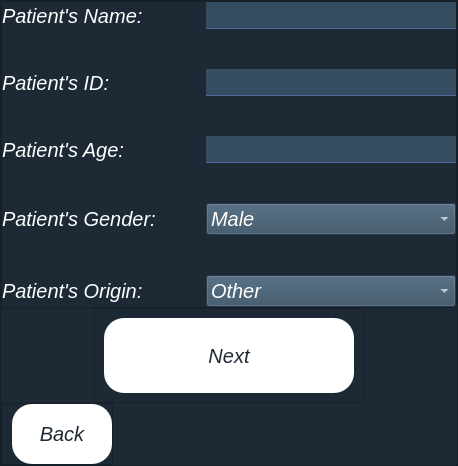
      <widget class="QWidget" name="NewPatient">
       <property name="styleSheet">
        <string notr="true">*{
	background-color: rgb(29, 42, 53);
	font-size: 20px;
	font-family:&quot;Georgia&quot;,Serif;
	font-style: italic;
	color: rgb(255, 255, 255);
}
QPushButton{
	color: rgb(29, 42, 53);
	border-radius: 20px;
	background-color: rgb(255, 255, 255);

}
QPushButton:hover{
	color: rgb(138, 0, 0);
	background-color: rgb(236, 236, 236);
}
</string>
       </property>
       <layout class="QVBoxLayout" name="verticalLayout_6">
        <property name="spacing">
         <number>0</number>
        </property>
        <property name="leftMargin">
         <number>0</number>
        </property>
        <property name="topMargin">
         <number>0</number>
        </property>
        <property name="rightMargin">
         <number>0</number>
        </property>
        <property name="bottomMargin">
         <number>0</number>
        </property>
        <item>
         <widget class="QFrame" name="frame_4">
          <property name="frameShape">
           <enum>QFrame::StyledPanel</enum>
          </property>
          <property name="frameShadow">
           <enum>QFrame::Raised</enum>
          </property>
          <layout class="QVBoxLayout" name="verticalLayout_7">
           <property name="spacing">
            <number>0</number>
           </property>
           <property name="leftMargin">
            <number>0</number>
           </property>
           <property name="topMargin">
            <number>0</number>
           </property>
           <property name="rightMargin">
            <number>0</number>
           </property>
           <property name="bottomMargin">
            <number>0</number>
           </property>
           <item alignment="Qt::AlignHCenter|Qt::AlignVCenter">
            <widget class="QFrame" name="frame_5">
             <property name="styleSheet">
              <string notr="true">QLabel{
	background-color: rgb(29, 42, 53);
}
QLineEdit{
	background-color: rgb(53, 77, 97);
	border:none;
	border-bottom:1px solid rgb(90, 100, 160);
}

QComboBox{
	background-color: rgb(53, 77, 97);
}</string>
             </property>
             <property name="frameShape">
              <enum>QFrame::StyledPanel</enum>
             </property>
             <property name="frameShadow">
              <enum>QFrame::Raised</enum>
             </property>
             <layout class="QFormLayout" name="formLayout">
              <property name="horizontalSpacing">
               <number>50</number>
              </property>
              <property name="verticalSpacing">
               <number>40</number>
              </property>
              <property name="leftMargin">
               <number>0</number>
              </property>
              <property name="topMargin">
               <number>0</number>
              </property>
              <property name="rightMargin">
               <number>0</number>
              </property>
              <property name="bottomMargin">
               <number>0</number>
              </property>
              <item row="0" column="0">
               <widget class="QLabel" name="label_patient_name">
                <property name="text">
                 <string>Patient's Name:</string>
                </property>
               </widget>
              </item>
              <item row="0" column="1">
               <widget class="QLineEdit" name="lineEdit_pname">
                <property name="maximumSize">
                 <size>
                  <width>250</width>
                  <height>16777215</height>
                 </size>
                </property>
               </widget>
              </item>
              <item row="1" column="0">
               <widget class="QLabel" name="label_patient_id">
                <property name="text">
                 <string>Patient's ID:</string>
                </property>
               </widget>
              </item>
              <item row="1" column="1">
               <widget class="QLineEdit" name="lineEdit_pid">
                <property name="maximumSize">
                 <size>
                  <width>250</width>
                  <height>16777215</height>
                 </size>
                </property>
                <property name="maxLength">
                 <number>9</number>
                </property>
               </widget>
              </item>
              <item row="2" column="0">
               <widget class="QLabel" name="label_patient_age">
                <property name="text">
                 <string>Patient's Age:</string>
                </property>
               </widget>
              </item>
              <item row="2" column="1">
               <widget class="QLineEdit" name="lineEdit_page">
                <property name="maximumSize">
                 <size>
                  <width>250</width>
                  <height>16777215</height>
                 </size>
                </property>
               </widget>
              </item>
              <item row="3" column="0">
               <widget class="QLabel" name="label_patient_gender">
                <property name="text">
                 <string>Patient's Gender:</string>
                </property>
               </widget>
              </item>
              <item row="3" column="1">
               <widget class="QComboBox" name="comboBox_gender">
                <property name="maximumSize">
                 <size>
                  <width>250</width>
                  <height>16777215</height>
                 </size>
                </property>
                <item>
                 <property name="text">
                  <string>Male</string>
                 </property>
                </item>
                <item>
                 <property name="text">
                  <string>Female</string>
                 </property>
                </item>
               </widget>
              </item>
              <item row="4" column="0">
               <widget class="QLabel" name="label_ethnic">
                <property name="text">
                 <string>Patient's Origin:</string>
                </property>
               </widget>
              </item>
              <item row="4" column="1">
               <widget class="QComboBox" name="comboBox_origin">
                <property name="maximumSize">
                 <size>
                  <width>250</width>
                  <height>16777215</height>
                 </size>
                </property>
                <item>
                 <property name="text">
                  <string>Other</string>
                 </property>
                </item>
                <item>
                 <property name="text">
                  <string>Middle Eastern (Oriental)</string>
                 </property>
                </item>
                <item>
                 <property name="text">
                  <string>Ethiopian</string>
                 </property>
                </item>
               </widget>
              </item>
             </layout>
            </widget>
           </item>
           <item alignment="Qt::AlignHCenter">
            <widget class="QFrame" name="frame_6">
             <property name="maximumSize">
              <size>
               <width>16777215</width>
               <height>100</height>
              </size>
             </property>
             <property name="frameShape">
              <enum>QFrame::StyledPanel</enum>
             </property>
             <property name="frameShadow">
              <enum>QFrame::Raised</enum>
             </property>
             <layout class="QVBoxLayout" name="verticalLayout_9">
              <item>
               <widget class="QPushButton" name="btn_newpatient_next">
                <property name="minimumSize">
                 <size>
                  <width>250</width>
                  <height>75</height>
                 </size>
                </property>
                <property name="maximumSize">
                 <size>
                  <width>16777215</width>
                  <height>16777215</height>
                 </size>
                </property>
                <property name="text">
                 <string>Next</string>
                </property>
               </widget>
              </item>
             </layout>
            </widget>
           </item>
           <item alignment="Qt::AlignLeft">
            <widget class="QFrame" name="frame_7">
             <property name="maximumSize">
              <size>
               <width>16777215</width>
               <height>100</height>
              </size>
             </property>
             <property name="frameShape">
              <enum>QFrame::StyledPanel</enum>
             </property>
             <property name="frameShadow">
              <enum>QFrame::Raised</enum>
             </property>
             <layout class="QVBoxLayout" name="verticalLayout_8">
              <property name="spacing">
               <number>0</number>
              </property>
              <property name="leftMargin">
               <number>10</number>
              </property>
              <property name="topMargin">
               <number>0</number>
              </property>
              <property name="rightMargin">
               <number>0</number>
              </property>
              <property name="bottomMargin">
               <number>0</number>
              </property>
              <item>
               <widget class="QPushButton" name="btn_newpatient_back">
                <property name="minimumSize">
                 <size>
                  <width>100</width>
                  <height>60</height>
                 </size>
                </property>
                <property name="text">
                 <string>Back</string>
                </property>
               </widget>
              </item>
             </layout>
            </widget>
           </item>
          </layout>
         </widget>
        </item>
       </layout>
      </widget>
